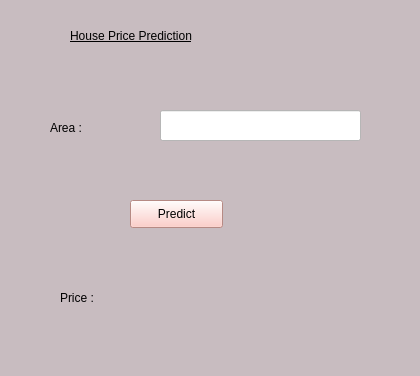
<?xml version="1.0" encoding="UTF-8"?>
<ui version="4.0">
 <class>Form</class>
 <widget class="QWidget" name="Form">
  <property name="geometry">
   <rect>
    <x>0</x>
    <y>0</y>
    <width>420</width>
    <height>376</height>
   </rect>
  </property>
  <property name="windowTitle">
   <string>House Price Prediction_Linear Regression</string>
  </property>
  <property name="styleSheet">
   <string notr="true">background-color: rgb(200, 188, 192);</string>
  </property>
  <widget class="QLabel" name="label">
   <property name="geometry">
    <rect>
     <x>70</x>
     <y>20</y>
     <width>291</width>
     <height>31</height>
    </rect>
   </property>
   <property name="styleSheet">
    <string notr="true">font: 75 18pt &quot;Script MT Bold&quot;;
text-decoration: underline;
</string>
   </property>
   <property name="text">
    <string>House Price Prediction</string>
   </property>
  </widget>
  <widget class="QLabel" name="label_2">
   <property name="geometry">
    <rect>
     <x>50</x>
     <y>120</y>
     <width>51</width>
     <height>16</height>
    </rect>
   </property>
   <property name="styleSheet">
    <string notr="true">font: italic 14pt &quot;Monotype Corsiva&quot;;</string>
   </property>
   <property name="text">
    <string>Area :</string>
   </property>
  </widget>
  <widget class="QLineEdit" name="area">
   <property name="geometry">
    <rect>
     <x>160</x>
     <y>110</y>
     <width>201</width>
     <height>31</height>
    </rect>
   </property>
   <property name="styleSheet">
    <string notr="true">background-color: rgb(255, 255, 255);</string>
   </property>
  </widget>
  <widget class="QPushButton" name="pushButton">
   <property name="geometry">
    <rect>
     <x>130</x>
     <y>200</y>
     <width>93</width>
     <height>28</height>
    </rect>
   </property>
   <property name="styleSheet">
    <string notr="true">font: 81 8pt &quot;Rockwell Extra Bold&quot;;
background-color: rgb(255, 193, 185);</string>
   </property>
   <property name="text">
    <string>Predict</string>
   </property>
  </widget>
  <widget class="QLabel" name="label_3">
   <property name="geometry">
    <rect>
     <x>60</x>
     <y>290</y>
     <width>55</width>
     <height>16</height>
    </rect>
   </property>
   <property name="styleSheet">
    <string notr="true">font: 57 12pt &quot;Dubai Medium&quot;;</string>
   </property>
   <property name="text">
    <string>Price :</string>
   </property>
  </widget>
  <widget class="QLabel" name="price">
   <property name="geometry">
    <rect>
     <x>120</x>
     <y>290</y>
     <width>201</width>
     <height>21</height>
    </rect>
   </property>
   <property name="styleSheet">
    <string notr="true">font: 75 14pt &quot;MS Serif&quot;;</string>
   </property>
   <property name="text">
    <string/>
   </property>
  </widget>
 </widget>
 <resources/>
 <connections/>
</ui>
